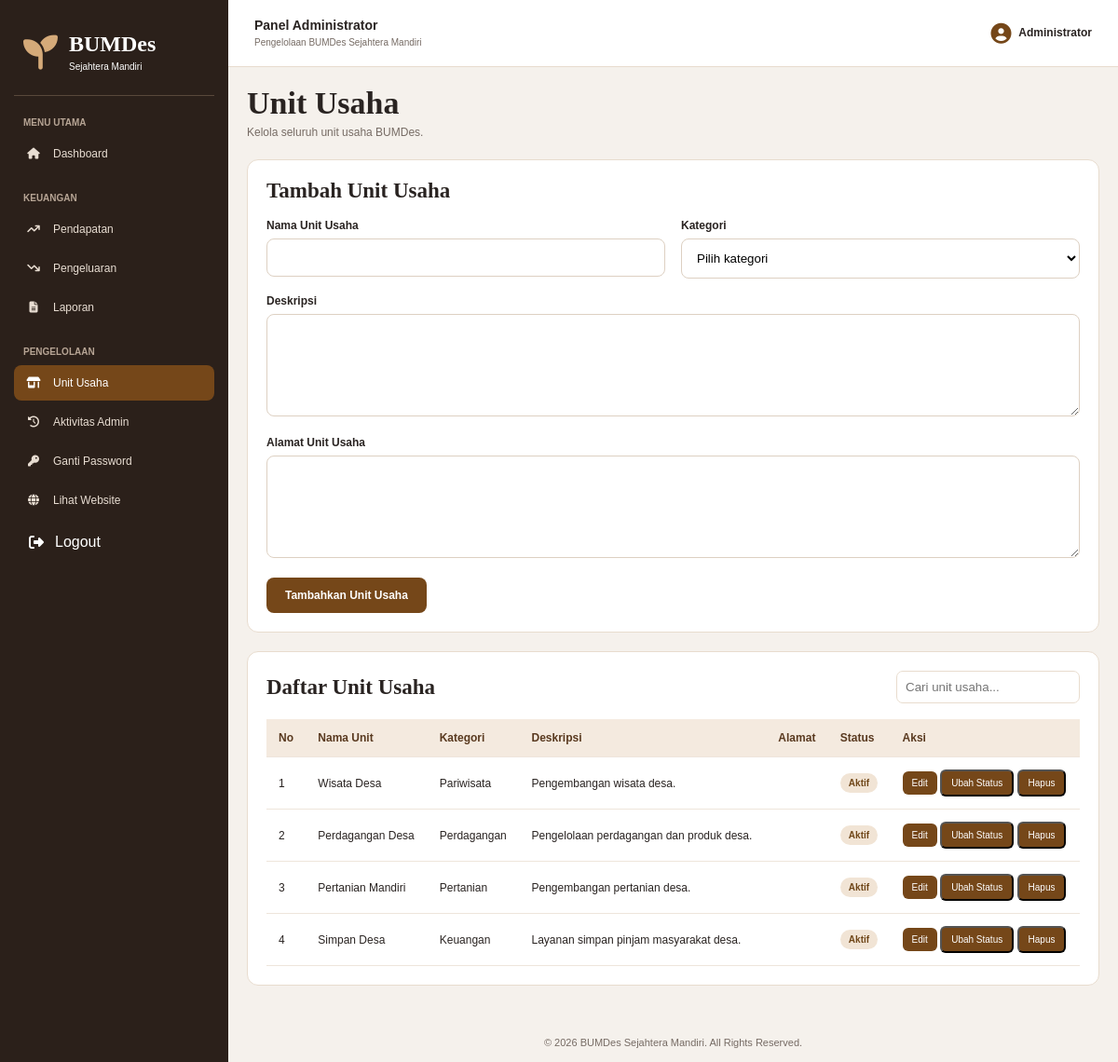
The app's page /admin/unit-usaha.php (signed in) with its own data.
### tables this page shows
CREATE TABLE unit_usaha (
    id INT AUTO_INCREMENT PRIMARY KEY,
    nama_unit VARCHAR(100) NOT NULL,
    kategori VARCHAR(100) NOT NULL,
    deskripsi TEXT,
    alamat TEXT,
    status ENUM('Aktif','Tidak Aktif') DEFAULT 'Aktif',
    created_at TIMESTAMP DEFAULT CURRENT_TIMESTAMP,
    updated_at TIMESTAMP DEFAULT CURRENT_TIMESTAMP ON UPDATE CURRENT_TIMESTAMP
);

### config/config.php (called while the page is built, shortened)
<?php
function e($data): string {
    return htmlspecialchars((string)($data ?? ''), ENT_QUOTES | ENT_SUBSTITUTE, 'UTF-8');
}

### admin/unit-usaha.php (the view, shortened to what this page needs)
<?php
require_once "../config/config.php";
$data = $pdo->query("
    SELECT * FROM unit_usaha
    ORDER BY id DESC
")->fetchAll();
require "_header.php";
?>
<div class="page-heading">
    <div>
        <h1>Unit Usaha</h1>
        <p>Kelola seluruh unit usaha BUMDes.</p>
    </div>
</div>
<div class="content-panel">
    <div class="panel-heading">
        <h3>Tambah Unit Usaha</h3>
    </div>
    <form method="POST" class="form-grid">
        <div class="form-group">
            <label>Nama Unit Usaha</label>
            <input type="text" name="nama_unit" required>
        </div>
        <div class="form-group">
            <label>Kategori</label>
            <select name="kategori" required>
                <option value="">Pilih kategori</option>
            </select>
        </div>
        <div class="form-group full">
            <label>Deskripsi</label>
            <textarea name="deskripsi"></textarea>
        </div>
        <div class="form-group full">
            <label>Alamat Unit Usaha</label>
            <textarea name="alamat"></textarea>
        </div>
        <div class="form-group full">
            <button type="submit" name="tambah" class="btn-submit">
                Tambahkan Unit Usaha
            </button>
        </div>
    </form>
</div>
<div class="content-panel">
    <div class="panel-heading">
        <h3>Daftar Unit Usaha</h3>
        <input type="search" id="searchTable"
        placeholder="Cari unit usaha...">
    </div>
    <div class="table-responsive">
        <table class="data-table" id="tableData">
            <thead>
                <tr>
                    <th>No</th>
                    <th>Nama Unit</th>
                    <th>Kategori</th>
                    <th>Deskripsi</th>
                    <th>Alamat</th>
                    <th>Status</th>
                    <th>Aksi</th>
                </tr>
            </thead>
            <tbody>
            <?php $no=1; foreach($data as $row): ?>
                <tr>
                    <td><?= $no++ ?></td>
                    <td><?= e($row["nama_unit"]) ?></td>
                    <td><?= e($row["kategori"]) ?></td>
                    <td><?= e($row["deskripsi"]) ?></td>
                    <td><?= e($row["alamat"]) ?></td>
                    <td>
                        <span class="status-badge">
                            <?= e($row["status"]) ?>
                        </span>
                    </td>
                    <td>
                        <a class="btn-small" href="edit-unit.php?id=<?= (int)$row['id'] ?>">Edit</a>
                        <form method="POST" style="display:inline" onsubmit="return confirm('Ubah status unit usaha?')">
                            <button type="submit" class="btn-small">Ubah Status</button>
                        </form>
                        <form method="POST" style="display:inline" onsubmit="return confirm('Hapus unit usaha? Transaksi terkait tetap disimpan tanpa relasi unit.')">
                            <button type="submit" class="btn-small">Hapus</button>
                        </form>
                    </td>
                </tr>
            <?php endforeach; ?>
            </tbody>
        </table>
    </div>
</div>
<?php require "_footer.php"; ?>

### style.css (style rules this page uses)
:root { --espresso: #292321; --dark-brown: #392719; --brown: #754719; --bronze: #B18A65; --ivory: #F5F0E9; --taupe: #D8C9B8; --white: #FFFFFF; --grey: #766B64; --light: #FBF8F3; --border: #E8DCCE; --shadow: 0 8px 25px rgba(52, 34, 20, .09); }
* { margin: 0; padding: 0; box-sizing: border-box; }
html { scroll-behavior: smooth; }
body { font-family: 'Manrope', sans-serif; background: var(--light); color: var(--espresso); }
a { text-decoration: none; color: inherit; }
button, input, select, textarea { font-family: inherit; }
button { cursor: pointer; }
.table-responsive { width: 100%; overflow-x: auto; }
.data-table { width: 100%; border-collapse: collapse; min-width: 650px; }
.data-table th { background: #F4EADF; color: #59391F; font-weight: 800; font-size: 12px; }
.data-table th, .data-table td { padding: 13px; border-bottom: 1px solid #EEE5DB; text-align: left; font-size: 12px; }
.form-grid { display: grid; grid-template-columns: repeat(2,1fr); gap: 17px; }
.form-group label { display: block; font-size: 12px; font-weight: 800; margin-bottom: 7px; }
.form-group input, .form-group select, .form-group textarea { width: 100%; padding: 12px; border: 1px solid #DDD0C2; border-radius: 8px; outline: none; background: white; }
.form-group textarea { min-height: 110px; resize: vertical; }
.form-group.full { grid-column: 1/-1; }
.btn-submit { border: none; padding: 12px 20px; border-radius: 8px; background: #754719; color: white; font-size: 12px; font-weight: 800; }
.admin-body { background: #F5F1EC; }
.page-heading { display: flex; justify-content: space-between; align-items: center; margin-bottom: 22px; gap: 15px; }
.page-heading h1 { font-family: 'Cormorant Garamond', serif; font-size: 34px; }
.page-heading p { color: var(--grey); font-size: 12px; margin-top: 5px; }
.content-panel { background: white; border: 1px solid var(--border); border-radius: 12px; padding: 20px; margin-bottom: 20px; overflow: hidden; }
.panel-heading { display: flex; justify-content: space-between; align-items: center; gap: 15px; margin-bottom: 17px; }
.panel-heading h3 { font-family: 'Cormorant Garamond', serif; font-size: 23px; }
.panel-heading input { padding: 9px; border: 1px solid var(--border); border-radius: 7px; }
.status-badge { display: inline-block; padding: 5px 9px; background: #F1E4D5; color: #704719; border-radius: 20px; font-size: 10px; font-weight: 800; }
.btn-small { display: inline-block; background: #754719; color: white; padding: 7px 10px; border-radius: 6px; font-size: 10px; }

### records on screen
unit_usaha: nama_unit "Wisata Desa", kategori "Pariwisata", deskripsi "Pengembangan wisata desa.", status "Aktif"
unit_usaha: nama_unit "Perdagangan Desa", kategori "Perdagangan", deskripsi "Pengelolaan perdagangan dan produk desa.", status "Aktif"
unit_usaha: nama_unit "Pertanian Mandiri", kategori "Pertanian", deskripsi "Pengembangan pertanian desa.", status "Aktif"
unit_usaha: nama_unit "Simpan Desa", kategori "Keuangan", deskripsi "Layanan simpan pinjam masyarakat desa.", status "Aktif"

### other values on screen
$_SESSION["admin_nama"] "Administrator"
